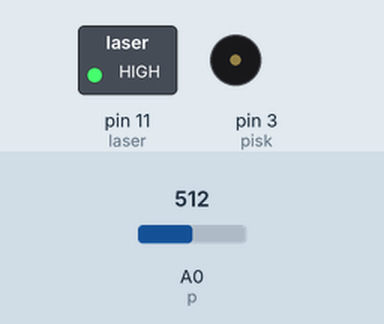
Simulated run of this sketch. Board: Arduino Uno, built with avr-gcc and run on an emulated ATmega328P. Parts: switched loads named in the sketch (green lamp = pin HIGH), buzzer (waves = sounding). The inputs (shaded band) are chosen by the test bench; at power-on: A0 (p) = 512.

Above: at 1.2 s.
1.3 s: A0 (p) set to 487
At 2.4 s:
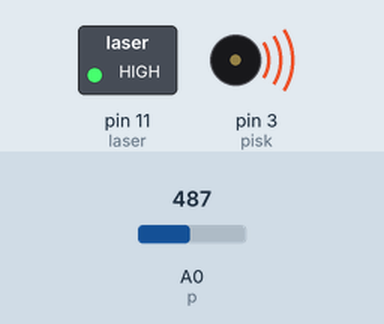
Timing chart, 0 to 4.3 s (numbered marks = the images above; inputs shaded):
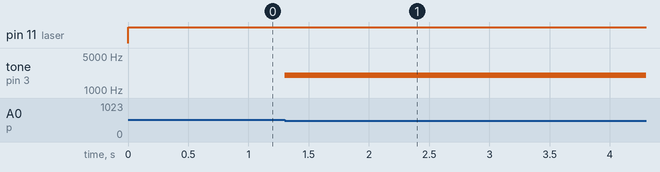

Measured:
- the behaviour switches between 501 and 500 on A0 (p) (found by bisection; images 0 and 1)
- after the input at 1.3 s, tone on pin 3 (pisk): silent → 2000 Hz at once

The sketch:

lightUnderControl.ino
```cpp
#define pisk 3
#define laser 11
#define p A0


void setup() {
  pinMode(laser,OUTPUT);
  pinMode(p,INPUT);
}

void loop() {
  int p;
  analogWrite(laser, 255);
  p = analogRead(p);
  if (p <= 500) {
      tone(pisk,2000,50);
    }
}
```
